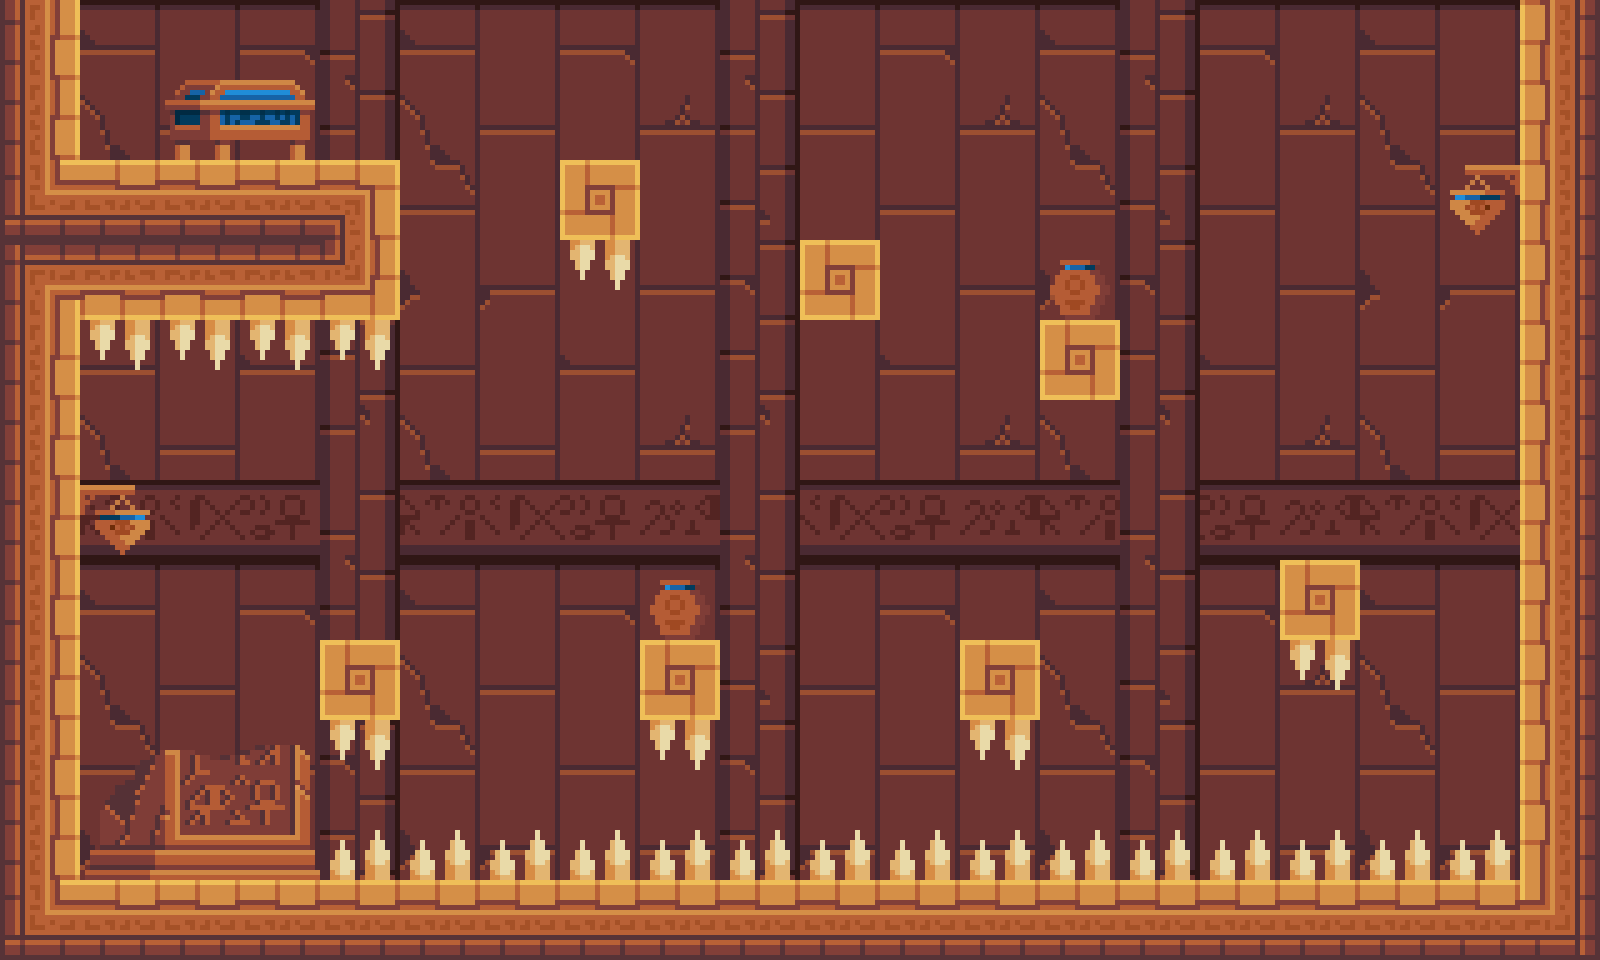

A level layout from a 2D game, rendered from its tile map. Below: a short description, then the map file with its tile-grid data intact:
An orthogonal 20x12 tile map with 80x80 px tiles, 4 tile layers (background, deco, floor, damage).

<map version="1.10" tiledversion="1.10.1" orientation="orthogonal" renderorder="right-down" width="20" height="12" tilewidth="80" tileheight="80" infinite="0" nextlayerid="5" nextobjectid="1">
 <editorsettings>
  <export target="base_tiles3.json" format="json" />
 </editorsettings>
 <tileset firstgid="1" name="standard_tiles" tilewidth="80" tileheight="80" tilecount="294" columns="21">
  <image source="PR_TileSet 80x80.png" width="1680" height="1120" />
 </tileset>
 <layer id="1" name="background" width="20" height="12">
  <data encoding="csv">
172,173,174,175,150,173,174,175,172,150,174,175,172,173,150,175,172,173,174,150,
193,194,195,196,171,194,195,196,193,171,195,196,193,194,171,196,193,194,195,171,
214,215,216,217,192,215,216,217,214,192,216,217,214,215,192,217,214,215,216,192,
235,236,237,238,213,236,237,238,235,213,237,238,235,236,213,238,235,236,237,213,
256,257,258,259,234,257,258,259,256,234,258,259,256,257,234,259,256,257,258,234,
193,194,195,196,255,194,195,196,193,255,195,196,193,194,255,196,193,194,195,255,
151,152,153,154,150,152,153,154,151,150,153,154,151,152,150,154,151,152,153,150,
172,173,174,175,171,173,174,175,172,171,174,175,172,173,171,175,172,173,174,171,
193,194,195,196,192,194,195,196,193,192,195,196,193,194,192,196,193,194,195,192,
214,215,216,217,213,215,216,217,214,213,216,217,214,215,213,217,214,215,216,213,
235,236,237,238,234,236,237,238,235,234,237,238,235,236,234,238,235,236,237,234,
256,257,258,259,255,257,258,259,256,255,258,259,256,257,255,259,256,257,258,255
</data>
 </layer>
 <layer id="3" name="deco" width="20" height="12">
  <data encoding="csv">
0,0,0,0,0,0,0,0,0,0,0,0,0,0,0,0,0,0,0,0,
0,0,2147483853,2147483852,0,0,0,0,0,0,0,0,0,0,0,0,0,0,0,0,
0,0,0,0,0,0,0,0,0,0,0,0,0,0,0,0,0,0,37,0,
0,0,0,0,0,0,0,0,0,0,0,0,0,56,0,0,0,0,0,0,
0,0,0,0,0,0,0,0,0,0,0,0,0,0,0,0,0,0,0,0,
0,0,0,0,0,0,0,0,0,0,0,0,0,0,0,0,0,0,0,0,
0,2147483685,0,0,0,0,0,0,0,0,0,0,0,0,0,0,0,0,0,0,
0,0,0,0,0,0,0,0,56,0,0,0,0,0,0,0,0,0,0,0,
0,0,0,0,0,0,0,0,0,0,0,0,0,0,0,0,0,0,0,0,
0,2147483894,2147483893,2147483892,0,0,0,0,0,0,0,0,0,0,0,0,0,0,0,0,
0,2147483915,2147483914,2147483913,0,0,0,0,0,0,0,0,0,0,0,0,0,0,0,0,
0,0,0,0,0,0,0,0,0,0,0,0,0,0,0,0,0,0,0,0
</data>
 </layer>
 <layer id="2" name="floor" width="20" height="12">
  <data encoding="csv">
46,0,0,0,0,0,0,0,0,0,0,0,0,0,0,0,0,0,0,44,
46,0,0,0,0,0,0,0,0,0,0,0,0,0,0,0,0,0,0,44,
50,24,24,24,25,0,0,111,0,0,0,0,0,0,0,0,0,0,0,44,
29,66,66,66,67,0,0,0,0,0,111,0,0,0,0,0,0,0,0,44,
46,0,0,0,0,0,0,0,0,0,0,0,0,111,0,0,0,0,0,44,
46,0,0,0,0,0,0,0,0,0,0,0,0,0,0,0,0,0,0,44,
46,0,0,0,0,0,0,0,0,0,0,0,0,0,0,0,0,0,0,44,
46,0,0,0,0,0,0,0,0,0,0,0,0,0,0,0,111,0,0,44,
46,0,0,0,111,0,0,0,111,0,0,0,111,0,0,0,0,0,0,44,
46,0,0,0,0,0,0,0,0,0,0,0,0,0,0,0,0,0,0,44,
46,0,0,0,0,0,0,0,0,0,0,0,0,0,0,0,0,0,0,44,
50,24,24,24,24,24,24,24,24,24,24,24,24,24,24,24,24,24,24,51
</data>
 </layer>
 <layer id="4" name="damage" width="20" height="12">
  <data encoding="csv">
0,0,0,0,0,0,0,0,0,0,0,0,0,0,0,0,0,0,0,0,
0,0,0,0,0,0,0,0,0,0,0,0,0,0,0,0,0,0,0,0,
0,0,0,0,0,0,0,0,0,0,0,0,0,0,0,0,0,0,0,0,
0,0,0,0,0,0,0,1073742075,0,0,0,0,0,0,0,0,0,0,0,0,
0,1073742075,1073742075,1073742075,1073742075,0,0,0,0,0,0,0,0,0,0,0,0,0,0,0,
0,0,0,0,0,0,0,0,0,0,0,0,0,0,0,0,0,0,0,0,
0,0,0,0,0,0,0,0,0,0,0,0,0,0,0,0,0,0,0,0,
0,0,0,0,0,0,0,0,0,0,0,0,0,0,0,0,0,0,0,0,
0,0,0,0,0,0,0,0,0,0,0,0,0,0,0,0,1073742075,0,0,0,
0,0,0,0,1073742075,0,0,0,1073742075,0,0,0,1073742075,0,0,0,0,0,0,0,
0,0,0,0,251,251,251,251,251,251,251,251,251,251,251,251,251,251,251,0,
0,0,0,0,0,0,0,0,0,0,0,0,0,0,0,0,0,0,0,0
</data>
 </layer>
</map>